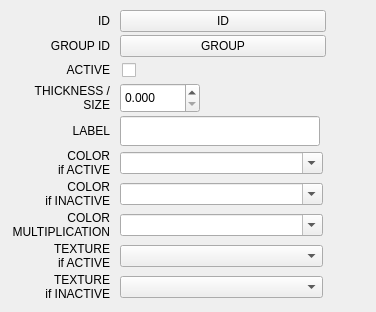
            <widget class="QWidget" name="ssTabInfoGeneral">
             <attribute name="title">
              <string>GENERAL</string>
             </attribute>
             <layout class="QVBoxLayout" name="verticalLayout_17">
              <property name="spacing">
               <number>3</number>
              </property>
              <property name="leftMargin">
               <number>10</number>
              </property>
              <property name="topMargin">
               <number>10</number>
              </property>
              <property name="rightMargin">
               <number>10</number>
              </property>
              <property name="bottomMargin">
               <number>10</number>
              </property>
              <item>
               <widget class="QWidget" name="widgetID" native="true">
                <property name="statusTip">
                 <string>Objects identification|An object in IanniX is defined by two identifiers:\n- the ID is a unique number in the score (two objects cannot have the same ID). IDs are used in sent messages to know who was the sender; they are used in received messages to control a targer a specific object\n- the group ID is a string allowing a group control of objects in received messages. In sent messages, it can also be used as a human readable ID.\n\nIf an object is disabled (&quot;active&quot; checkbox), it will not be used in the score (no sent messages).</string>
                </property>
                <layout class="QVBoxLayout" name="verticalLayout_20">
                 <property name="spacing">
                  <number>3</number>
                 </property>
                 <property name="leftMargin">
                  <number>0</number>
                 </property>
                 <property name="topMargin">
                  <number>0</number>
                 </property>
                 <property name="rightMargin">
                  <number>0</number>
                 </property>
                 <property name="bottomMargin">
                  <number>0</number>
                 </property>
                 <item>
                  <layout class="QHBoxLayout" name="horizontalLayout_24">
                   <property name="spacing">
                    <number>10</number>
                   </property>
                   <item>
                    <widget class="QLabel" name="IDLabel">
                     <property name="minimumSize">
                      <size>
                       <width>100</width>
                       <height>20</height>
                      </size>
                     </property>
                     <property name="maximumSize">
                      <size>
                       <width>100</width>
                       <height>16777215</height>
                      </size>
                     </property>
                     <property name="text">
                      <string>ID</string>
                     </property>
                     <property name="alignment">
                      <set>Qt::AlignRight|Qt::AlignTrailing|Qt::AlignVCenter</set>
                     </property>
                     <property name="wordWrap">
                      <bool>true</bool>
                     </property>
                     <property name="buddy">
                      <cstring>newIdButton</cstring>
                     </property>
                    </widget>
                   </item>
                   <item>
                    <widget class="QPushButton" name="newIdButton">
                     <property name="minimumSize">
                      <size>
                       <width>206</width>
                       <height>22</height>
                      </size>
                     </property>
                     <property name="maximumSize">
                      <size>
                       <width>206</width>
                       <height>16777215</height>
                      </size>
                     </property>
                     <property name="toolTip">
                      <string>Changes the object ID</string>
                     </property>
                     <property name="text">
                      <string>ID</string>
                     </property>
                    </widget>
                   </item>
                   <item>
                    <spacer name="horizontalSpacer_16">
                     <property name="orientation">
                      <enum>Qt::Horizontal</enum>
                     </property>
                     <property name="sizeHint" stdset="0">
                      <size>
                       <width>40</width>
                       <height>20</height>
                      </size>
                     </property>
                    </spacer>
                   </item>
                  </layout>
                 </item>
                 <item>
                  <layout class="QHBoxLayout" name="horizontalLayout_25">
                   <property name="spacing">
                    <number>10</number>
                   </property>
                   <item>
                    <widget class="QLabel" name="groupIdLabel">
                     <property name="minimumSize">
                      <size>
                       <width>100</width>
                       <height>20</height>
                      </size>
                     </property>
                     <property name="maximumSize">
                      <size>
                       <width>100</width>
                       <height>16777215</height>
                      </size>
                     </property>
                     <property name="text">
                      <string>GROUP ID</string>
                     </property>
                     <property name="alignment">
                      <set>Qt::AlignRight|Qt::AlignTrailing|Qt::AlignVCenter</set>
                     </property>
                     <property name="wordWrap">
                      <bool>true</bool>
                     </property>
                     <property name="buddy">
                      <cstring>newIdButton</cstring>
                     </property>
                    </widget>
                   </item>
                   <item>
                    <widget class="QPushButton" name="groupIdButton">
                     <property name="minimumSize">
                      <size>
                       <width>206</width>
                       <height>22</height>
                      </size>
                     </property>
                     <property name="maximumSize">
                      <size>
                       <width>206</width>
                       <height>16777215</height>
                      </size>
                     </property>
                     <property name="toolTip">
                      <string>Changes the group ID</string>
                     </property>
                     <property name="text">
                      <string>GROUP</string>
                     </property>
                    </widget>
                   </item>
                   <item>
                    <spacer name="horizontalSpacer_17">
                     <property name="orientation">
                      <enum>Qt::Horizontal</enum>
                     </property>
                     <property name="sizeHint" stdset="0">
                      <size>
                       <width>40</width>
                       <height>20</height>
                      </size>
                     </property>
                    </spacer>
                   </item>
                  </layout>
                 </item>
                 <item>
                  <layout class="QHBoxLayout" name="horizontalLayout_28">
                   <property name="spacing">
                    <number>10</number>
                   </property>
                   <item>
                    <widget class="QLabel" name="activityLabel">
                     <property name="minimumSize">
                      <size>
                       <width>100</width>
                       <height>20</height>
                      </size>
                     </property>
                     <property name="maximumSize">
                      <size>
                       <width>100</width>
                       <height>16777215</height>
                      </size>
                     </property>
                     <property name="text">
                      <string>ACTIVE</string>
                     </property>
                     <property name="alignment">
                      <set>Qt::AlignRight|Qt::AlignTrailing|Qt::AlignVCenter</set>
                     </property>
                     <property name="wordWrap">
                      <bool>true</bool>
                     </property>
                     <property name="buddy">
                      <cstring>activityCheck</cstring>
                     </property>
                    </widget>
                   </item>
                   <item>
                    <widget class="QCheckBox" name="activityCheck">
                     <property name="toolTip">
                      <string>Enables or disables the object in the socre</string>
                     </property>
                     <property name="styleSheet">
                      <string notr="true">padding-left: 2px;</string>
                     </property>
                     <property name="text">
                      <string/>
                     </property>
                    </widget>
                   </item>
                  </layout>
                 </item>
                </layout>
               </widget>
              </item>
              <item>
               <widget class="QWidget" name="widgetStyle" native="true">
                <property name="statusTip">
                 <string>Objects style|Objects can have different graphical behaviours:\n - you can change the colors and texture (images - only for triggers)\n - size or thickness of the object is customisable\n - a label can be set to add human readable information to the object</string>
                </property>
                <layout class="QVBoxLayout" name="verticalLayout_12">
                 <property name="spacing">
                  <number>3</number>
                 </property>
                 <property name="leftMargin">
                  <number>0</number>
                 </property>
                 <property name="topMargin">
                  <number>0</number>
                 </property>
                 <property name="rightMargin">
                  <number>0</number>
                 </property>
                 <property name="bottomMargin">
                  <number>0</number>
                 </property>
                 <item>
                  <layout class="QHBoxLayout" name="horizontalLayout_26">
                   <property name="spacing">
                    <number>10</number>
                   </property>
                   <item>
                    <widget class="QLabel" name="sizeLabel2">
                     <property name="minimumSize">
                      <size>
                       <width>100</width>
                       <height>20</height>
                      </size>
                     </property>
                     <property name="maximumSize">
                      <size>
                       <width>100</width>
                       <height>16777215</height>
                      </size>
                     </property>
                     <property name="text">
                      <string>THICKNESS / SIZE</string>
                     </property>
                     <property name="alignment">
                      <set>Qt::AlignRight|Qt::AlignTrailing|Qt::AlignVCenter</set>
                     </property>
                     <property name="wordWrap">
                      <bool>true</bool>
                     </property>
                     <property name="buddy">
                      <cstring>sizeSpin</cstring>
                     </property>
                    </widget>
                   </item>
                   <item>
                    <widget class="QDoubleSpinBox" name="sizeSpin">
                     <property name="minimumSize">
                      <size>
                       <width>80</width>
                       <height>30</height>
                      </size>
                     </property>
                     <property name="maximumSize">
                      <size>
                       <width>80</width>
                       <height>16777215</height>
                      </size>
                     </property>
                     <property name="toolTip">
                      <string>Changes the tickness or size of objects</string>
                     </property>
                     <property name="suffix">
                      <string notr="true"/>
                     </property>
                     <property name="decimals">
                      <number>3</number>
                     </property>
                     <property name="minimum">
                      <double>0.000000000000000</double>
                     </property>
                     <property name="maximum">
                      <double>999999.000000000000000</double>
                     </property>
                     <property name="singleStep">
                      <double>0.100000000000000</double>
                     </property>
                    </widget>
                   </item>
                   <item>
                    <spacer name="horizontalSpacer_11">
                     <property name="orientation">
                      <enum>Qt::Horizontal</enum>
                     </property>
                     <property name="sizeHint" stdset="0">
                      <size>
                       <width>40</width>
                       <height>1</height>
                      </size>
                     </property>
                    </spacer>
                   </item>
                  </layout>
                 </item>
                 <item>
                  <layout class="QHBoxLayout" name="horizontalLayout_27">
                   <property name="spacing">
                    <number>10</number>
                   </property>
                   <item>
                    <widget class="QLabel" name="labelLabel">
                     <property name="minimumSize">
                      <size>
                       <width>100</width>
                       <height>20</height>
                      </size>
                     </property>
                     <property name="maximumSize">
                      <size>
                       <width>100</width>
                       <height>16777215</height>
                      </size>
                     </property>
                     <property name="text">
                      <string>LABEL</string>
                     </property>
                     <property name="alignment">
                      <set>Qt::AlignRight|Qt::AlignTrailing|Qt::AlignVCenter</set>
                     </property>
                     <property name="wordWrap">
                      <bool>true</bool>
                     </property>
                     <property name="buddy">
                      <cstring>labelLine</cstring>
                     </property>
                    </widget>
                   </item>
                   <item>
                    <widget class="QLineEdit" name="labelLine">
                     <property name="minimumSize">
                      <size>
                       <width>200</width>
                       <height>30</height>
                      </size>
                     </property>
                     <property name="maximumSize">
                      <size>
                       <width>200</width>
                       <height>16777215</height>
                      </size>
                     </property>
                     <property name="toolTip">
                      <string>Changes the label of objects</string>
                     </property>
                     <property name="text">
                      <string/>
                     </property>
                    </widget>
                   </item>
                   <item>
                    <spacer name="horizontalSpacer_18">
                     <property name="orientation">
                      <enum>Qt::Horizontal</enum>
                     </property>
                     <property name="sizeHint" stdset="0">
                      <size>
                       <width>40</width>
                       <height>1</height>
                      </size>
                     </property>
                    </spacer>
                   </item>
                  </layout>
                 </item>
                 <item>
                  <layout class="QHBoxLayout" name="horizontalLayout_32">
                   <property name="spacing">
                    <number>10</number>
                   </property>
                   <item>
                    <widget class="QLabel" name="colorLabel1">
                     <property name="minimumSize">
                      <size>
                       <width>100</width>
                       <height>20</height>
                      </size>
                     </property>
                     <property name="maximumSize">
                      <size>
                       <width>100</width>
                       <height>16777215</height>
                      </size>
                     </property>
                     <property name="text">
                      <string>COLOR
if ACTIVE</string>
                     </property>
                     <property name="alignment">
                      <set>Qt::AlignRight|Qt::AlignTrailing|Qt::AlignVCenter</set>
                     </property>
                     <property name="wordWrap">
                      <bool>true</bool>
                     </property>
                     <property name="buddy">
                      <cstring>colorCombo1</cstring>
                     </property>
                    </widget>
                   </item>
                   <item>
                    <widget class="QComboBox" name="colorCombo1">
                     <property name="minimumSize">
                      <size>
                       <width>203</width>
                       <height>22</height>
                      </size>
                     </property>
                     <property name="maximumSize">
                      <size>
                       <width>203</width>
                       <height>16777215</height>
                      </size>
                     </property>
                     <property name="toolTip">
                      <string>Changes the color of active objects by using a color in the palette or a custom color</string>
                     </property>
                     <property name="styleSheet">
                      <string notr="true">QComboBox QAbstractItemView {
	min-height: 100px;
}</string>
                     </property>
                     <property name="editable">
                      <bool>true</bool>
                     </property>
                     <property name="sizeAdjustPolicy">
                      <enum>QComboBox::AdjustToContents</enum>
                     </property>
                    </widget>
                   </item>
                   <item>
                    <spacer name="horizontalSpacer_14">
                     <property name="orientation">
                      <enum>Qt::Horizontal</enum>
                     </property>
                     <property name="sizeHint" stdset="0">
                      <size>
                       <width>40</width>
                       <height>1</height>
                      </size>
                     </property>
                    </spacer>
                   </item>
                  </layout>
                 </item>
                 <item>
                  <layout class="QHBoxLayout" name="horizontalLayout_31">
                   <property name="spacing">
                    <number>10</number>
                   </property>
                   <item>
                    <widget class="QLabel" name="colorLabel2">
                     <property name="minimumSize">
                      <size>
                       <width>100</width>
                       <height>20</height>
                      </size>
                     </property>
                     <property name="maximumSize">
                      <size>
                       <width>100</width>
                       <height>16777215</height>
                      </size>
                     </property>
                     <property name="text">
                      <string>COLOR
if INACTIVE</string>
                     </property>
                     <property name="alignment">
                      <set>Qt::AlignRight|Qt::AlignTrailing|Qt::AlignVCenter</set>
                     </property>
                     <property name="wordWrap">
                      <bool>true</bool>
                     </property>
                     <property name="buddy">
                      <cstring>colorCombo1</cstring>
                     </property>
                    </widget>
                   </item>
                   <item>
                    <widget class="QComboBox" name="colorCombo2">
                     <property name="minimumSize">
                      <size>
                       <width>203</width>
                       <height>22</height>
                      </size>
                     </property>
                     <property name="maximumSize">
                      <size>
                       <width>203</width>
                       <height>16777215</height>
                      </size>
                     </property>
                     <property name="toolTip">
                      <string>Changes the color of inactive objects by using a color in the palette or a custom color</string>
                     </property>
                     <property name="styleSheet">
                      <string notr="true">QComboBox QAbstractItemView {
	min-height: 100px;
}</string>
                     </property>
                     <property name="editable">
                      <bool>true</bool>
                     </property>
                     <property name="sizeAdjustPolicy">
                      <enum>QComboBox::AdjustToContents</enum>
                     </property>
                    </widget>
                   </item>
                   <item>
                    <spacer name="horizontalSpacer_15">
                     <property name="orientation">
                      <enum>Qt::Horizontal</enum>
                     </property>
                     <property name="sizeHint" stdset="0">
                      <size>
                       <width>40</width>
                       <height>1</height>
                      </size>
                     </property>
                    </spacer>
                   </item>
                  </layout>
                 </item>
                 <item>
                  <layout class="QHBoxLayout" name="horizontalLayout_33">
                   <property name="spacing">
                    <number>10</number>
                   </property>
                   <item>
                    <widget class="QLabel" name="colorLabelMultiply">
                     <property name="minimumSize">
                      <size>
                       <width>100</width>
                       <height>20</height>
                      </size>
                     </property>
                     <property name="maximumSize">
                      <size>
                       <width>100</width>
                       <height>16777215</height>
                      </size>
                     </property>
                     <property name="text">
                      <string>COLOR
MULTIPLICATION</string>
                     </property>
                     <property name="alignment">
                      <set>Qt::AlignRight|Qt::AlignTrailing|Qt::AlignVCenter</set>
                     </property>
                     <property name="wordWrap">
                      <bool>true</bool>
                     </property>
                     <property name="buddy">
                      <cstring>colorCombo1</cstring>
                     </property>
                    </widget>
                   </item>
                   <item>
                    <widget class="QComboBox" name="colorComboMultiply">
                     <property name="minimumSize">
                      <size>
                       <width>203</width>
                       <height>22</height>
                      </size>
                     </property>
                     <property name="maximumSize">
                      <size>
                       <width>203</width>
                       <height>16777215</height>
                      </size>
                     </property>
                     <property name="toolTip">
                      <string>Multiplies the color of objects by another color in the palette or a custom color</string>
                     </property>
                     <property name="styleSheet">
                      <string notr="true">QComboBox QAbstractItemView {
	min-height: 100px;
}</string>
                     </property>
                     <property name="editable">
                      <bool>true</bool>
                     </property>
                     <property name="sizeAdjustPolicy">
                      <enum>QComboBox::AdjustToContents</enum>
                     </property>
                    </widget>
                   </item>
                   <item>
                    <spacer name="horizontalSpacer_21">
                     <property name="orientation">
                      <enum>Qt::Horizontal</enum>
                     </property>
                     <property name="sizeHint" stdset="0">
                      <size>
                       <width>40</width>
                       <height>1</height>
                      </size>
                     </property>
                    </spacer>
                   </item>
                  </layout>
                 </item>
                 <item>
                  <layout class="QHBoxLayout" name="horizontalLayout_35">
                   <property name="spacing">
                    <number>10</number>
                   </property>
                   <item>
                    <widget class="QLabel" name="textureLabel1">
                     <property name="minimumSize">
                      <size>
                       <width>100</width>
                       <height>20</height>
                      </size>
                     </property>
                     <property name="maximumSize">
                      <size>
                       <width>100</width>
                       <height>16777215</height>
                      </size>
                     </property>
                     <property name="text">
                      <string>TEXTURE
if ACTIVE</string>
                     </property>
                     <property name="alignment">
                      <set>Qt::AlignRight|Qt::AlignTrailing|Qt::AlignVCenter</set>
                     </property>
                     <property name="wordWrap">
                      <bool>true</bool>
                     </property>
                     <property name="buddy">
                      <cstring>colorCombo1</cstring>
                     </property>
                    </widget>
                   </item>
                   <item>
                    <widget class="QComboBox" name="textureCombo1">
                     <property name="minimumSize">
                      <size>
                       <width>203</width>
                       <height>22</height>
                      </size>
                     </property>
                     <property name="maximumSize">
                      <size>
                       <width>203</width>
                       <height>16777215</height>
                      </size>
                     </property>
                     <property name="toolTip">
                      <string>Changes the texture (image) of active objects</string>
                     </property>
                     <property name="styleSheet">
                      <string notr="true">QComboBox QAbstractItemView {
	min-height: 100px;
}</string>
                     </property>
                     <property name="sizeAdjustPolicy">
                      <enum>QComboBox::AdjustToContents</enum>
                     </property>
                    </widget>
                   </item>
                   <item>
                    <spacer name="horizontalSpacer_28">
                     <property name="orientation">
                      <enum>Qt::Horizontal</enum>
                     </property>
                     <property name="sizeHint" stdset="0">
                      <size>
                       <width>40</width>
                       <height>1</height>
                      </size>
                     </property>
                    </spacer>
                   </item>
                  </layout>
                 </item>
                 <item>
                  <layout class="QHBoxLayout" name="horizontalLayout_34">
                   <property name="spacing">
                    <number>10</number>
                   </property>
                   <item>
                    <widget class="QLabel" name="textureLabel2">
                     <property name="minimumSize">
                      <size>
                       <width>100</width>
                       <height>20</height>
                      </size>
                     </property>
                     <property name="maximumSize">
                      <size>
                       <width>100</width>
                       <height>16777215</height>
                      </size>
                     </property>
                     <property name="text">
                      <string>TEXTURE
if INACTIVE</string>
                     </property>
                     <property name="alignment">
                      <set>Qt::AlignRight|Qt::AlignTrailing|Qt::AlignVCenter</set>
                     </property>
                     <property name="wordWrap">
                      <bool>true</bool>
                     </property>
                     <property name="buddy">
                      <cstring>colorCombo1</cstring>
                     </property>
                    </widget>
                   </item>
                   <item>
                    <widget class="QComboBox" name="textureCombo2">
                     <property name="minimumSize">
                      <size>
                       <width>203</width>
                       <height>22</height>
                      </size>
                     </property>
                     <property name="maximumSize">
                      <size>
                       <width>203</width>
                       <height>16777215</height>
                      </size>
                     </property>
                     <property name="toolTip">
                      <string>Changes the texture (image) of inactive objects</string>
                     </property>
                     <property name="styleSheet">
                      <string notr="true">QComboBox QAbstractItemView {
	min-height: 100px;
}</string>
                     </property>
                     <property name="sizeAdjustPolicy">
                      <enum>QComboBox::AdjustToContents</enum>
                     </property>
                    </widget>
                   </item>
                   <item>
                    <spacer name="horizontalSpacer_27">
                     <property name="orientation">
                      <enum>Qt::Horizontal</enum>
                     </property>
                     <property name="sizeHint" stdset="0">
                      <size>
                       <width>40</width>
                       <height>1</height>
                      </size>
                     </property>
                    </spacer>
                   </item>
                  </layout>
                 </item>
                </layout>
               </widget>
              </item>
              <item>
               <spacer name="verticalSpacer_4">
                <property name="orientation">
                 <enum>Qt::Vertical</enum>
                </property>
                <property name="sizeHint" stdset="0">
                 <size>
                  <width>20</width>
                  <height>1</height>
                 </size>
                </property>
               </spacer>
              </item>
             </layout>
            </widget>
